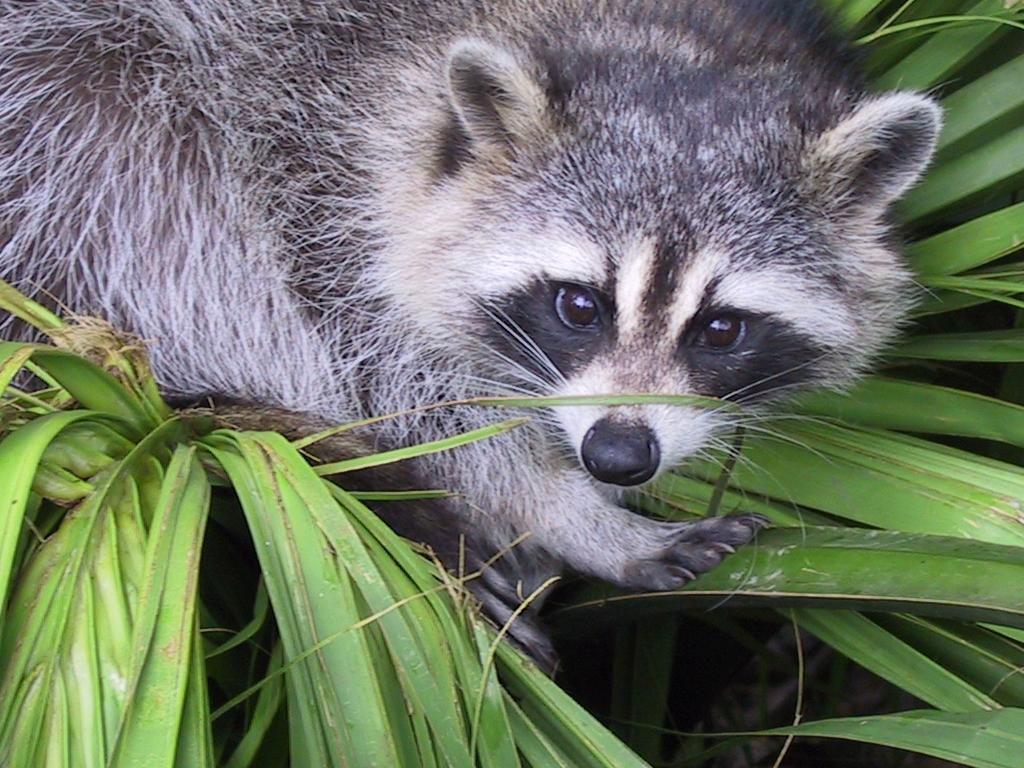
#> input picture P1/ex03/animal.jpeg, 1024 x 768 px
$ python zoom.py
#> lines starting #> are read from the running program, lines starting #| are printed output that depends on the picture
### P1/ex03/load_image.py
from PIL import Image
import numpy as np


def ft_load(path: str) -> np.ndarray:
    """load image data and print it"""
#> called with path = 'animal.jpeg'
    try:
        with Image.open(path) as img:
#> img is the input picture: PIL image 1024x768 RGB; mean R, G, B 110.7, 117.7, 102.1
            img = img.convert('RGB')
            img_array = np.array(img)
            print(f"The shape of image is: {img_array.shape}")
#| The shape of image is: (768, 1024, 3)
            print(img_array)
#> (printed output is left out)
            return (img_array)
    except FileNotFoundError:
        print("Error: File not found.")
    except IOError:
        print("Error: cannot open image file.")
    except Exception as e:
        print(f"An unexpected error occured: {e}")

### P1/ex03/zoom.py
import numpy as np
import matplotlib.pyplot as plt
from load_image import ft_load

def main():
    img_array = ft_load("animal.jpeg")
    if img_array is None:
        return

    height, width, _ = img_array.shape
#> height = 768; width = 1024
    center_y, center_x = 320, 520
    zoomed = img_array[center_y - 200:center_y + 200, center_x - 200: center_x + 200]
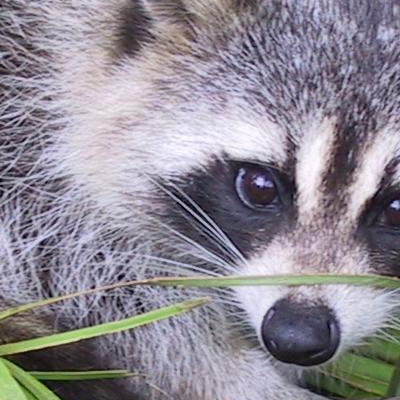
#> zoomed: shape (400, 400, 3); mean R, G, B 142.1, 137.3, 147.3

    gray_zoom = np.dot(zoomed[...,:3], [0.2989, 0.5870, 0.1140]).astype(np.uint8)
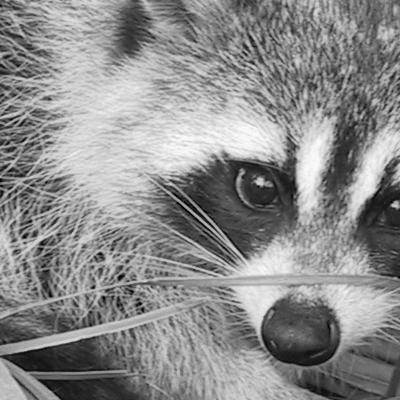
#> gray_zoom: shape (400, 400); min 0, max 253, mean 139.4
    gray_zoom = gray_zoom[..., np.newaxis]

    print(f"New shape after slicing: {gray_zoom}")
#> (printed output is left out)
    print(gray_zoom)
#> (printed output is left out)

    plt.imshow(gray_zoom.squeeze(), cmap='gray')
    plt.title("Zoomed Image (Grayscale)")
    plt.xlabel("x axis (pixels)")
    plt.ylabel("Y axis (pixels)")
    plt.grid(False)
    plt.show()


if __name__ == "__main__":
    main()
